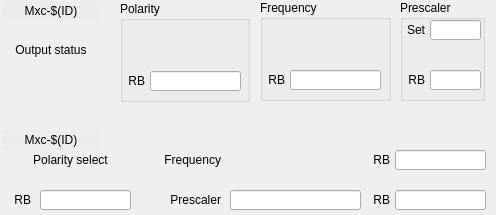
<ui version="4.0">
 <class>Form</class>
 <widget class="QWidget" name="Form">
  <property name="geometry">
   <rect>
    <x>0</x>
    <y>0</y>
    <width>496</width>
    <height>215</height>
   </rect>
  </property>
  <property name="windowTitle">
   <string>Form</string>
  </property>
  <widget class="caLabel" name="calabel">
   <property name="geometry">
    <rect>
     <x>1</x>
     <y>1</y>
     <width>100</width>
     <height>20</height>
    </rect>
   </property>
   <property name="text">
    <string>Mxc-$(ID)</string>
   </property>
   <property name="alignment">
    <set>Qt::AlignCenter</set>
   </property>
  <property name="styleSheet">
   <string notr="true">background-color: rgb(236, 236, 236, 255);</string>
  </property></widget>
  <widget class="caLed" name="caled">
   <property name="geometry">
    <rect>
     <x>40</x>
     <y>60</y>
     <width>20</width>
     <height>20</height>
    </rect>
   </property>
   <property name="toolTip">
    <string/>
   </property>
   <property name="rectangular">
    <bool>false</bool>
   </property>
   <property name="channel" stdset="0">
    <string notr="true">$(EVG):Mxc-$(ID)-Status-RB</string>
   </property>
   <property name="trueColor">
         <color>
          <red>0</red>
          <green>205</green>
          <blue>0</blue>
         </color>
        </property><property name="falseColor">
         <color>
          <red>255</red>
          <green>0</green>
          <blue>0</blue>
         </color>
        </property><property name="undefinedColor">
         <color>
          <red>255</red>
          <green>255</green>
          <blue>255</blue>
         </color>
        </property></widget>
  <widget class="QLabel" name="label_29">
   <property name="geometry">
    <rect>
     <x>1</x>
     <y>40</y>
     <width>100</width>
     <height>20</height>
    </rect>
   </property>
   <property name="text">
    <string>Output status</string>
   </property>
   <property name="alignment">
    <set>Qt::AlignCenter</set>
   </property>
  </widget>
  <widget class="QGroupBox" name="groupBox">
   <property name="geometry">
    <rect>
     <x>120</x>
     <y>1</y>
     <width>130</width>
     <height>101</height>
    </rect>
   </property>
   <property name="title">
    <string>Polarity</string>
   </property>
   <widget class="QLabel" name="label_31">
    <property name="geometry">
     <rect>
      <x>5</x>
      <y>70</y>
      <width>20</width>
      <height>20</height>
     </rect>
    </property>
    <property name="text">
     <string>RB</string>
    </property>
    <property name="alignment">
     <set>Qt::AlignRight|Qt::AlignTrailing|Qt::AlignVCenter</set>
    </property>
   </widget>
   <widget class="caLineEdit" name="calineedit_8">
    <property name="geometry">
     <rect>
      <x>30</x>
      <y>70</y>
      <width>91</width>
      <height>20</height>
     </rect>
    </property>
    <property name="alignment">
     <set>Qt::AlignCenter</set>
    </property>
    <property name="channel" stdset="0">
     <string>0</string>
    </property>
   </widget>
   <widget class="caChoice" name="cachoice">
    <property name="geometry">
     <rect>
      <x>5</x>
      <y>20</y>
      <width>120</width>
      <height>20</height>
     </rect>
    </property>
    <property name="toolTip">
     <string>Reverses the output polarity. When set, changes the output from normally low to normally high.</string>
    </property>
    <property name="channel" stdset="0">
     <string notr="true">$(EVG):Mxc-$(ID)-Polarity-Sel</string>
    </property>
    <property name="foreground">
     <color>
      <red>0</red>
      <green>0</green>
      <blue>0</blue>
     </color>
    </property>
    <property name="stackingMode" stdset="0">
     <enum>caChoice::Column</enum>
    </property>
    <property name="endBit">
     <number>1</number>
    </property>
   <property name="background">
         <color>
          <red>212</red>
          <green>219</green>
          <blue>157</blue>
         </color>
        </property><property name="bordercolor">
         <color>
          <red>0</red>
          <green>0</green>
          <blue>0</blue>
         </color>
        </property><property name="colorMode">
         <enum>caChoice::Static</enum>
        </property></widget>
  </widget>
  <widget class="QGroupBox" name="groupBox_2">
   <property name="geometry">
    <rect>
     <x>260</x>
     <y>0</y>
     <width>131</width>
     <height>101</height>
    </rect>
   </property>
   <property name="title">
    <string>Frequency</string>
   </property>
   <widget class="QLabel" name="label_33">
    <property name="geometry">
     <rect>
      <x>5</x>
      <y>70</y>
      <width>20</width>
      <height>20</height>
     </rect>
    </property>
    <property name="text">
     <string>RB</string>
    </property>
    <property name="alignment">
     <set>Qt::AlignRight|Qt::AlignTrailing|Qt::AlignVCenter</set>
    </property>
   </widget>
   <widget class="caLineEdit" name="calineedit_9">
    <property name="geometry">
     <rect>
      <x>30</x>
      <y>70</y>
      <width>91</width>
      <height>20</height>
     </rect>
    </property>
    <property name="alignment">
     <set>Qt::AlignCenter</set>
    </property>
    <property name="channel" stdset="0">
     <string notr="true">$(EVG):Mxc-$(ID)-Divider-RB</string>
    </property>
   </widget>
   <widget class="caNumeric" name="canumeric">
    <property name="geometry">
     <rect>
      <x>5</x>
      <y>20</y>
      <width>121</width>
      <height>40</height>
     </rect>
    </property>
    <property name="channel" stdset="0">
     <string notr="true">$(EVG):Mxc-$(ID)-Frequency-SP</string>
    </property>
   <property name="background">
         <color>
          <red>212</red>
          <green>219</green>
          <blue>157</blue>
         </color>
        </property></widget>
  </widget>
  <widget class="QGroupBox" name="groupBox_3">
   <property name="geometry">
    <rect>
     <x>400</x>
     <y>0</y>
     <width>85</width>
     <height>101</height>
    </rect>
   </property>
   <property name="title">
    <string>Prescaler</string>
   </property>
   <widget class="QLabel" name="label_35">
    <property name="geometry">
     <rect>
      <x>5</x>
      <y>70</y>
      <width>20</width>
      <height>20</height>
     </rect>
    </property>
    <property name="text">
     <string>RB</string>
    </property>
    <property name="alignment">
     <set>Qt::AlignRight|Qt::AlignTrailing|Qt::AlignVCenter</set>
    </property>
   </widget>
   <widget class="QLabel" name="label_36">
    <property name="geometry">
     <rect>
      <x>5</x>
      <y>20</y>
      <width>20</width>
      <height>20</height>
     </rect>
    </property>
    <property name="text">
     <string>Set</string>
    </property>
    <property name="alignment">
     <set>Qt::AlignRight|Qt::AlignTrailing|Qt::AlignVCenter</set>
    </property>
   </widget>
   <widget class="caTextEntry" name="catextentry_3">
    <property name="geometry">
     <rect>
      <x>30</x>
      <y>20</y>
      <width>51</width>
      <height>20</height>
     </rect>
    </property>
    <property name="channel" stdset="0">
     <string notr="true">$(EVG):Mxc-$(ID)-Prescaler-SP</string>
    </property>
   <property name="background">
         <color>
          <red>212</red>
          <green>219</green>
          <blue>157</blue>
         </color>
        </property><property name="colorMode">
         <enum>caLineEdit::Static</enum>
        </property></widget>
   <widget class="caLineEdit" name="calineedit_10">
    <property name="geometry">
     <rect>
      <x>30</x>
      <y>70</y>
      <width>51</width>
      <height>20</height>
     </rect>
    </property>
    <property name="alignment">
     <set>Qt::AlignCenter</set>
    </property>
    <property name="channel" stdset="0">
     <string notr="true">$(EVG):Mxc-$(ID)-Divider-RB</string>
    </property>
   </widget>
  </widget>
  <widget class="caLabel" name="calabel_2">
   <property name="geometry">
    <rect>
     <x>1</x>
     <y>130</y>
     <width>100</width>
     <height>20</height>
    </rect>
   </property>
   <property name="text">
    <string>Mxc-$(ID)</string>
   </property>
   <property name="alignment">
    <set>Qt::AlignCenter</set>
   </property>
  <property name="styleSheet">
   <string notr="true">background-color: rgb(236, 236, 236, 255);</string>
  </property></widget>
  <widget class="caLed" name="caled_2">
   <property name="geometry">
    <rect>
     <x>110</x>
     <y>130</y>
     <width>20</width>
     <height>20</height>
    </rect>
   </property>
   <property name="toolTip">
    <string/>
   </property>
   <property name="rectangular">
    <bool>false</bool>
   </property>
   <property name="channel" stdset="0">
    <string notr="true">$(EVG):Mxc-$(ID)-Status-RB</string>
   </property>
   <property name="trueColor">
         <color>
          <red>0</red>
          <green>205</green>
          <blue>0</blue>
         </color>
        </property><property name="falseColor">
         <color>
          <red>255</red>
          <green>0</green>
          <blue>0</blue>
         </color>
        </property><property name="undefinedColor">
         <color>
          <red>255</red>
          <green>255</green>
          <blue>255</blue>
         </color>
        </property></widget>
  <widget class="caLineEdit" name="calineedit_11">
   <property name="geometry">
    <rect>
     <x>40</x>
     <y>190</y>
     <width>91</width>
     <height>20</height>
    </rect>
   </property>
   <property name="alignment">
    <set>Qt::AlignCenter</set>
   </property>
   <property name="channel" stdset="0">
    <string>0</string>
   </property>
  </widget>
  <widget class="caChoice" name="cachoice_2">
   <property name="geometry">
    <rect>
     <x>10</x>
     <y>170</y>
     <width>120</width>
     <height>20</height>
    </rect>
   </property>
   <property name="toolTip">
    <string>Reverses the output polarity. When set, changes the output from normally low to normally high.</string>
   </property>
   <property name="channel" stdset="0">
    <string notr="true">$(EVG):Mxc-$(ID)-Polarity-Sel</string>
   </property>
   <property name="foreground">
    <color>
     <red>0</red>
     <green>0</green>
     <blue>0</blue>
    </color>
   </property>
   <property name="stackingMode" stdset="0">
    <enum>caChoice::Column</enum>
   </property>
   <property name="endBit">
    <number>1</number>
   </property>
  <property name="background">
         <color>
          <red>212</red>
          <green>219</green>
          <blue>157</blue>
         </color>
        </property><property name="bordercolor">
         <color>
          <red>0</red>
          <green>0</green>
          <blue>0</blue>
         </color>
        </property><property name="colorMode">
         <enum>caChoice::Static</enum>
        </property></widget>
  <widget class="QLabel" name="label_32">
   <property name="geometry">
    <rect>
     <x>10</x>
     <y>190</y>
     <width>21</width>
     <height>20</height>
    </rect>
   </property>
   <property name="text">
    <string>RB</string>
   </property>
   <property name="alignment">
    <set>Qt::AlignRight|Qt::AlignTrailing|Qt::AlignVCenter</set>
   </property>
  </widget>
  <widget class="QLabel" name="label_30">
   <property name="geometry">
    <rect>
     <x>10</x>
     <y>150</y>
     <width>121</width>
     <height>20</height>
    </rect>
   </property>
   <property name="text">
    <string>Polarity select</string>
   </property>
   <property name="alignment">
    <set>Qt::AlignCenter</set>
   </property>
  </widget>
  <widget class="QLabel" name="label_34">
   <property name="geometry">
    <rect>
     <x>150</x>
     <y>150</y>
     <width>71</width>
     <height>20</height>
    </rect>
   </property>
   <property name="text">
    <string>Frequency</string>
   </property>
   <property name="alignment">
    <set>Qt::AlignRight|Qt::AlignTrailing|Qt::AlignVCenter</set>
   </property>
  </widget>
  <widget class="caNumeric" name="canumeric_2">
   <property name="geometry">
    <rect>
     <x>230</x>
     <y>131</y>
     <width>131</width>
     <height>51</height>
    </rect>
   </property>
   <property name="channel" stdset="0">
    <string notr="true">$(EVG):Mxc-$(ID)-Frequency-SP</string>
   </property>
  <property name="background">
         <color>
          <red>212</red>
          <green>219</green>
          <blue>157</blue>
         </color>
        </property></widget>
  <widget class="caLineEdit" name="calineedit_12">
   <property name="geometry">
    <rect>
     <x>395</x>
     <y>150</y>
     <width>91</width>
     <height>20</height>
    </rect>
   </property>
   <property name="alignment">
    <set>Qt::AlignCenter</set>
   </property>
   <property name="channel" stdset="0">
    <string notr="true">$(EVG):Mxc-$(ID)-Divider-RB</string>
   </property>
  </widget>
  <widget class="QLabel" name="label_37">
   <property name="geometry">
    <rect>
     <x>370</x>
     <y>150</y>
     <width>20</width>
     <height>20</height>
    </rect>
   </property>
   <property name="text">
    <string>RB</string>
   </property>
   <property name="alignment">
    <set>Qt::AlignRight|Qt::AlignTrailing|Qt::AlignVCenter</set>
   </property>
  </widget>
  <widget class="QLabel" name="label_38">
   <property name="geometry">
    <rect>
     <x>160</x>
     <y>190</y>
     <width>61</width>
     <height>20</height>
    </rect>
   </property>
   <property name="text">
    <string>Prescaler</string>
   </property>
   <property name="alignment">
    <set>Qt::AlignRight|Qt::AlignTrailing|Qt::AlignVCenter</set>
   </property>
  </widget>
  <widget class="caTextEntry" name="catextentry_4">
   <property name="geometry">
    <rect>
     <x>230</x>
     <y>190</y>
     <width>131</width>
     <height>20</height>
    </rect>
   </property>
   <property name="channel" stdset="0">
    <string notr="true">$(EVG):Mxc-$(ID)-Prescaler-SP</string>
   </property>
  <property name="background">
         <color>
          <red>212</red>
          <green>219</green>
          <blue>157</blue>
         </color>
        </property><property name="colorMode">
         <enum>caLineEdit::Static</enum>
        </property></widget>
  <widget class="QLabel" name="label_39">
   <property name="geometry">
    <rect>
     <x>370</x>
     <y>190</y>
     <width>20</width>
     <height>20</height>
    </rect>
   </property>
   <property name="text">
    <string>RB</string>
   </property>
   <property name="alignment">
    <set>Qt::AlignRight|Qt::AlignTrailing|Qt::AlignVCenter</set>
   </property>
  </widget>
  <widget class="caLineEdit" name="calineedit_13">
   <property name="geometry">
    <rect>
     <x>395</x>
     <y>190</y>
     <width>91</width>
     <height>20</height>
    </rect>
   </property>
   <property name="alignment">
    <set>Qt::AlignCenter</set>
   </property>
   <property name="channel" stdset="0">
    <string notr="true">$(EVG):Mxc-$(ID)-Divider-RB</string>
   </property>
  </widget>
 </widget>
 <customwidgets>
  <customwidget>
   <class>caNumeric</class>
   <extends>QFrame</extends>
   <header>caNumeric</header>
  </customwidget>
  <customwidget>
   <class>caChoice</class>
   <extends>QWidget</extends>
   <header>caChoice</header>
  </customwidget>
  <customwidget>
   <class>caTextEntry</class>
   <extends>caLineEdit</extends>
   <header>caTextEntry</header>
  </customwidget>
  <customwidget>
   <class>caLabel</class>
   <extends>QLabel</extends>
   <header>caLabel</header>
  </customwidget>
  <customwidget>
   <class>caLed</class>
   <extends>QWidget</extends>
   <header>caLed</header>
  </customwidget>
  <customwidget>
   <class>caLineEdit</class>
   <extends>QLineEdit</extends>
   <header>caLineEdit</header>
  </customwidget>
 </customwidgets>
 <resources/>
 <connections/>
</ui>
